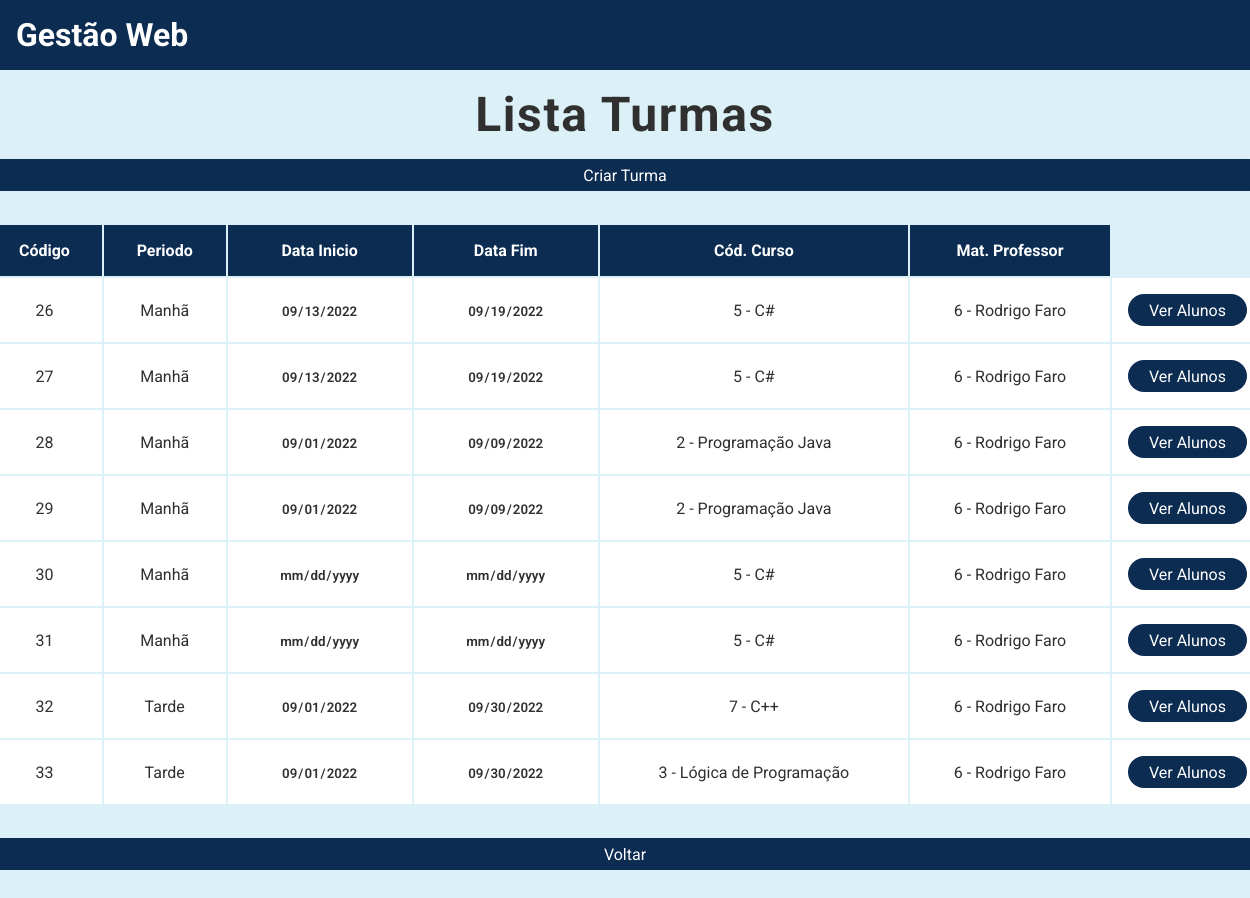
/listar/turmas, run on the app's committed database.
### tables this page shows
CREATE TABLE Turmas (Codigo INTEGER PRIMARY KEY AUTOINCREMENT, Periodo VARCHAR (255) NOT NULL, Data_inicio DATE NOT NULL, Data_fim DATE NOT NULL, Codigo_Professor INTEGER REFERENCES Professores (Matricula), Codigo_Curso INTEGER REFERENCES Cursos (Codigo));

CREATE TABLE Cursos (Codigo INTEGER PRIMARY KEY AUTOINCREMENT, Nome VARCHAR (255) NOT NULL, Classificacao VARCHAR (255) NOT NULL, Ativo BOOLEAN DEFAULT (1), Descricao VARCHAR (255));

CREATE TABLE Professores (Matricula INTEGER PRIMARY KEY AUTOINCREMENT, Nome VARCHAR (255) NOT NULL, CPF VARCHAR (11) NOT NULL UNIQUE, Ativo BOOLEAN DEFAULT (1), Telefone VARCHAR (11), Email VARCHAR (255), Formacao VARCHAR (255), Especialidade VARCHAR (255));

### index.py (the view)
@app.route("/listar/turmas")
def listar_turmas():
    turmas = Turma.listar()
    return render_template("listar_turmas.html", turmas=turmas)

### _Projeto_Turma.py (called while the page is built)
    @classmethod
    def listar(cls):
        conexao = sqlite3.connect('Gestão_Escolar.db')
        cursor = conexao.cursor()
        sql = f"""
            SELECT tm.codigo, tm.periodo, tm.data_inicio,
                tm.data_fim, tm.codigo_curso, cs.nome, tm.codigo_professor, pf.nome
            FROM Turmas AS tm
            INNER JOIN Cursos AS cs ON tm.codigo_curso = cs.codigo
            INNER JOIN Professores AS pf ON tm.codigo_professor = pf.matricula
        """
        cursor.execute(sql)
        listaTurmas = cursor.fetchall()
        conexao.close()
        return listaTurmas

### templates/listar_turmas.html
{% extends "base.html" %}
{% block conteudo %}
<div class="conteudo-principal">
    <h2> Lista Turmas </h2>
    <div class="conteudo-tabela">
        <a href="/cadastro/turma" class="botao-primario"> Criar Turma </a>
        <table>
            <tr>
                <th>
                    Código
                </th>
                <th>
                    Periodo
                </th>
                <th>
                    Data Inicio
                </th>
                <th>
                    Data Fim
                </th>
                <th>
                    Cód. Curso
                </th>
                <th>
                    Mat. Professor
                </th>
            </tr>
            {% if turmas %}
                {% for turma in turmas %}
                <tr>
                    <td>
                        {{ turma[0] }}
                    </td>
                    <td>
                        {{ turma[1] }}
                    </td>
                    <td><input type="date" value="{{ turma[2] }}" disabled></td>
                    <td><input type="date" value="{{ turma[3] }}" disabled></td>
                    <td>
                        {{ turma[4] }} - {{ turma[5] }}
                    </td>
                    <td>
                        {{ turma[6] }} - {{ turma[7] }}
                    </td>
                    <td>
                        <a href="/listar/turmas_alunos/{{ turma[0] }}" class="botao-primario">Ver Alunos</a>
                    </td>
                </tr>
                {% endfor %}
            {% else %}
                <td colspan="7"> Sem turmas cadastradas. </td>
            {% endif %}
        </table>
        <a href="/" class="botao-primario"> Voltar </a>
    </div>
</div>
{% endblock %}

### static/css/style.css (style rules this page uses)
:root { --azul-fraco: rgb(220, 240, 247); --azul-escuro: rgb(12, 44, 82); --preto: rgb(48, 48, 48); --azul-normal: rgb(94, 157, 200); --verde-normal: rgb(21, 238, 108); }
* { margin: 0; padding: 0; box-sizing: border-box; }
body { font-family: 'Roboto', sans-serif; background: var(--azul-fraco) }
a { text-decoration: none; }
.botao-primario { display: flex; background-color: var(--azul-escuro); color: #FFFFFF; width: 100%; text-align: center; align-items: center; justify-content: center; border-radius: 3rem; }
main .conteudo-principal { display: flex; align-items: center; text-align: center; justify-content: center; flex-direction: column; margin-bottom: 3rem; }
main .conteudo-principal h2 { color: var(--preto); font-size: 3rem; margin: 1rem 0 1rem 0; letter-spacing: .1rem; }
main .conteudo-tabela { width: 80rem; }
main .conteudo-tabela .botao-primario { height: 2rem; font-size: 1rem; font-weight: 400; }
main .conteudo-tabela table { margin: 2rem 0 2rem 0; width: 100%; }
main .conteudo-tabela table th { background: var(--azul-escuro); color: #FFFFFF; padding: 1rem; }
main .conteudo-tabela table td { background: #FFFFFF; color: var(--preto); padding: 1rem; }
main .conteudo-principal .conteudo-tabela table td input[type="date"] { text-align: center; }
input:disabled { background: transparent; border: 0; color: var(--preto); font-family: 'Roboto', sans-serif; font-weight: 600; }

### data on the page
Turmas: Codigo "26", Periodo "Manhã", Data_inicio "09/13/2022", Data_fim "09/19/2022", Codigo_Curso "5", Nome "C#", Codigo_Professor "6", Nome "Rodrigo Faro"
Turmas: Codigo "27", Periodo "Manhã", Data_inicio "09/13/2022", Data_fim "09/19/2022", Codigo_Curso "5", Nome "C#", Codigo_Professor "6", Nome "Rodrigo Faro"
Turmas: Codigo "28", Periodo "Manhã", Data_inicio "09/01/2022", Data_fim "09/09/2022", Codigo_Curso "2", Nome "Programação Java", Codigo_Professor "6", Nome "Rodrigo Faro"
Turmas: Codigo "29", Periodo "Manhã", Data_inicio "09/01/2022", Data_fim "09/09/2022", Codigo_Curso "2", Nome "Programação Java", Codigo_Professor "6", Nome "Rodrigo Faro"
Turmas: Codigo "30", Periodo "Manhã", Codigo_Curso "5", Nome "C#", Codigo_Professor "6", Nome "Rodrigo Faro"
Turmas: Codigo "31", Periodo "Manhã", Codigo_Curso "5", Nome "C#", Codigo_Professor "6", Nome "Rodrigo Faro"
Turmas: Codigo "32", Periodo "Tarde", Data_inicio "09/01/2022", Data_fim "09/30/2022", Codigo_Curso "7", Nome "C++", Codigo_Professor "6", Nome "Rodrigo Faro"
Turmas: Codigo "33", Periodo "Tarde", Data_inicio "09/01/2022", Data_fim "09/30/2022", Codigo_Curso "3", Nome "Lógica de Programação", Codigo_Professor "6", Nome "Rodrigo Faro"
